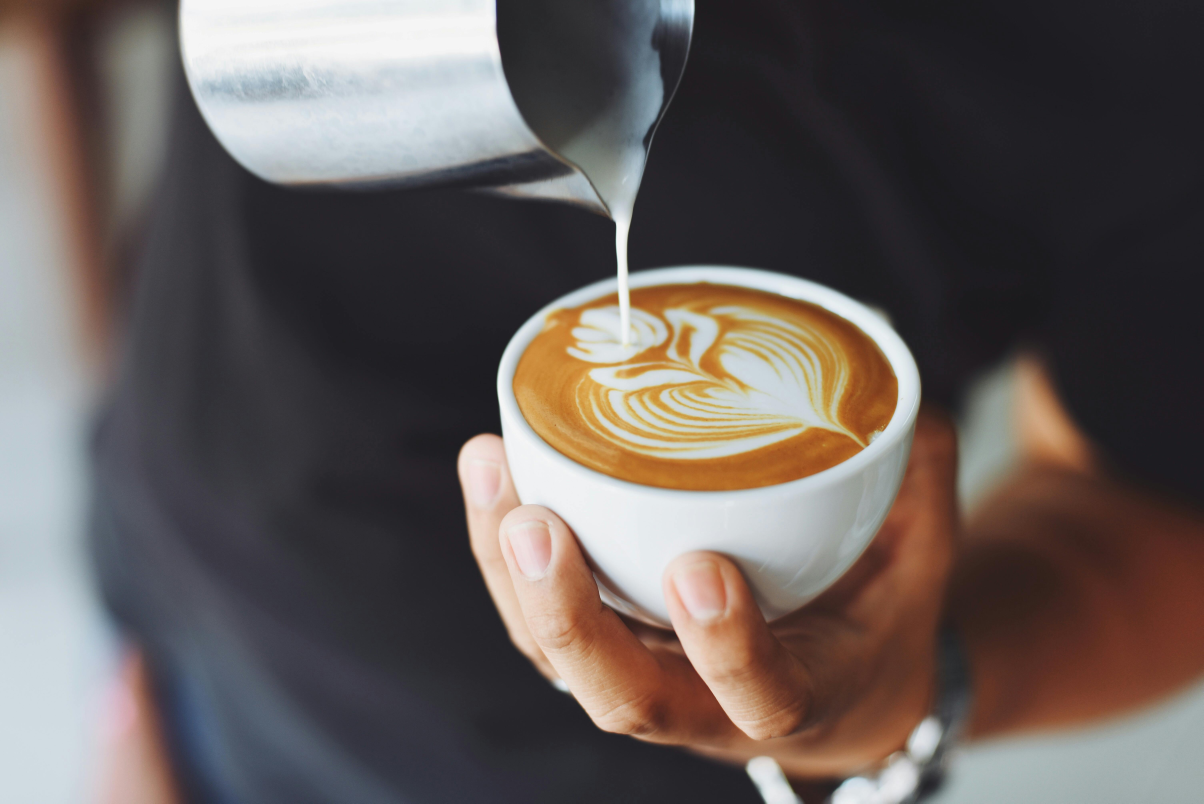
#> input picture assets/coffee.jpg, 6016 x 4016 px (shown at 1/5 size)
$ python tut1.py
#> lines starting #> are read from the running program, lines starting #| are printed output that depends on the picture
import cv2

img = cv2.imread("./assets/coffee.jpg", 0)
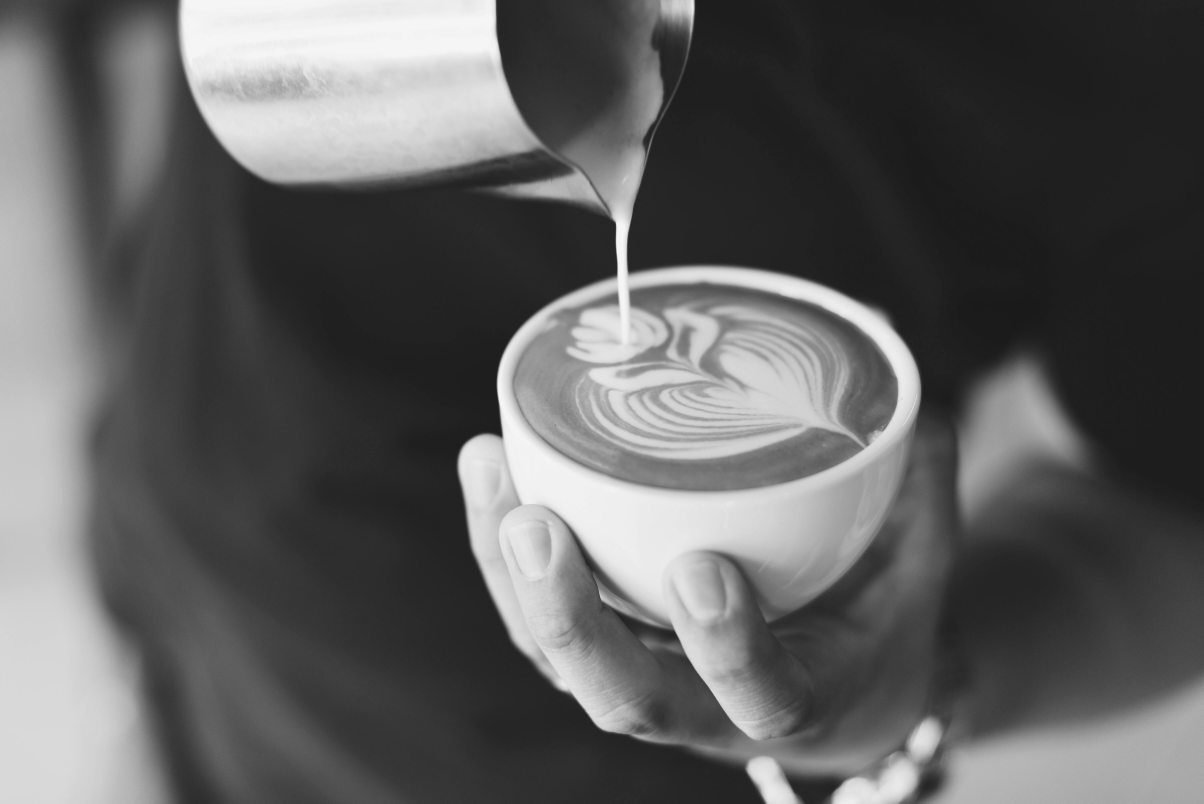
#> img: shape (4016, 6016) (shown at 1/5 size); min 24, max 251, mean 95.2
img = cv2.resize(img, (0, 0), fx=0.5, fy=0.5)
#> img: shape (2008, 3008)
img = cv2.rotate(img, cv2.ROTATE_90_CLOCKWISE)
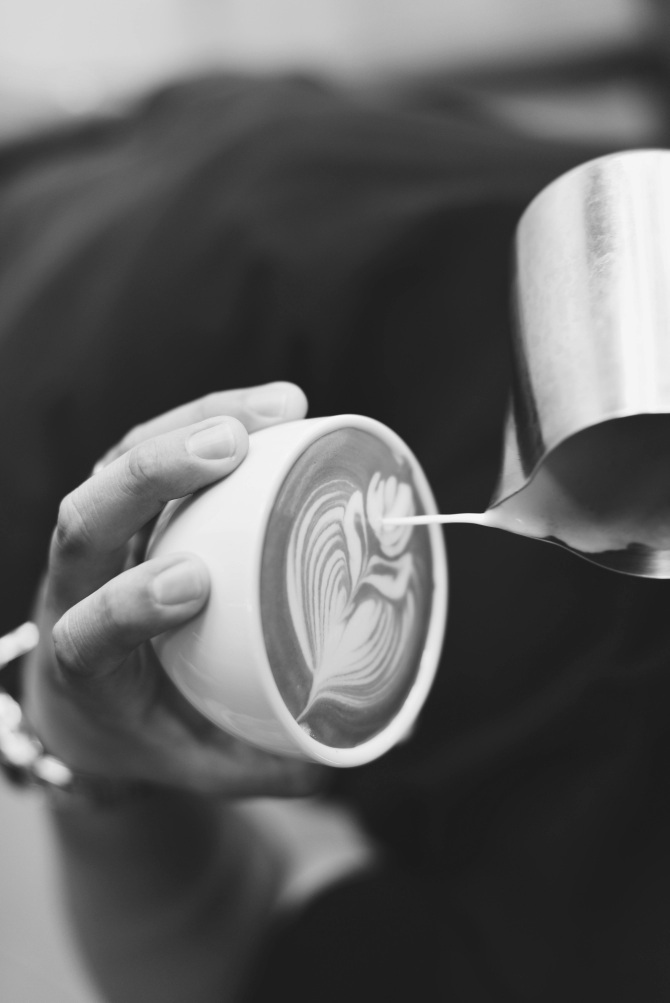
#> img: shape (3008, 2008) (shown at 1/3 size); min 25, max 248, mean 95.3

cv2.imshow("Image", img)
cv2.imwrite('./assets/new_img.jpg', img)
cv2.waitKey(0)
cv2.destroyAllWindows()
